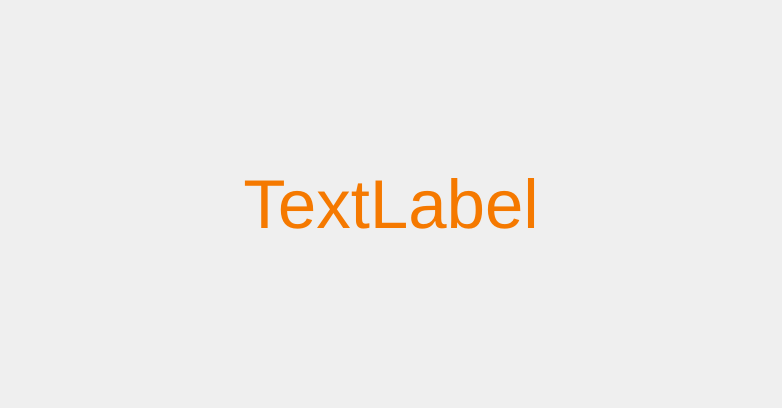
<?xml version="1.0" encoding="UTF-8"?>
<ui version="4.0">
 <class>Commandes</class>
 <widget class="QDialog" name="Commandes">
  <property name="geometry">
   <rect>
    <x>0</x>
    <y>0</y>
    <width>782</width>
    <height>408</height>
   </rect>
  </property>
  <property name="windowTitle">
   <string>Dialog</string>
  </property>
  <layout class="QGridLayout" name="gridLayout">
   <item row="0" column="0">
    <widget class="QLabel" name="label">
     <property name="palette">
      <palette>
       <active>
        <colorrole role="WindowText">
         <brush brushstyle="SolidPattern">
          <color alpha="255">
           <red>245</red>
           <green>121</green>
           <blue>0</blue>
          </color>
         </brush>
        </colorrole>
       </active>
       <inactive>
        <colorrole role="WindowText">
         <brush brushstyle="SolidPattern">
          <color alpha="255">
           <red>245</red>
           <green>121</green>
           <blue>0</blue>
          </color>
         </brush>
        </colorrole>
       </inactive>
       <disabled>
        <colorrole role="WindowText">
         <brush brushstyle="SolidPattern">
          <color alpha="255">
           <red>190</red>
           <green>190</green>
           <blue>190</blue>
          </color>
         </brush>
        </colorrole>
       </disabled>
      </palette>
     </property>
     <property name="font">
      <font>
       <pointsize>52</pointsize>
      </font>
     </property>
     <property name="text">
      <string>TextLabel</string>
     </property>
     <property name="scaledContents">
      <bool>false</bool>
     </property>
     <property name="alignment">
      <set>Qt::AlignCenter</set>
     </property>
     <property name="textInteractionFlags">
      <set>Qt::NoTextInteraction</set>
     </property>
    </widget>
   </item>
  </layout>
 </widget>
 <resources/>
 <connections/>
</ui>
